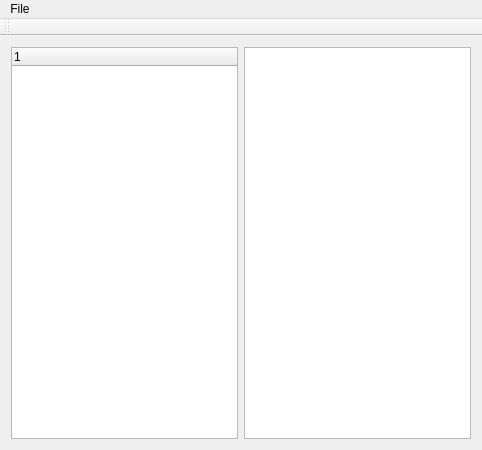
<?xml version="1.0" encoding="UTF-8"?>
<ui version="4.0">
 <class>MainWindow</class>
 <widget class="QMainWindow" name="MainWindow">
  <property name="geometry">
   <rect>
    <x>0</x>
    <y>0</y>
    <width>482</width>
    <height>450</height>
   </rect>
  </property>
  <property name="windowTitle">
   <string>MainWindow</string>
  </property>
  <widget class="QWidget" name="centralWidget">
   <layout class="QHBoxLayout" name="horizontalLayout">
    <item>
     <widget class="QTreeWidget" name="projectTreeWidget">
      <column>
       <property name="text">
        <string notr="true">1</string>
       </property>
      </column>
     </widget>
    </item>
    <item>
     <widget class="QTextBrowser" name="textBrowser"/>
    </item>
   </layout>
  </widget>
  <widget class="QMenuBar" name="menuBar">
   <property name="geometry">
    <rect>
     <x>0</x>
     <y>0</y>
     <width>482</width>
     <height>25</height>
    </rect>
   </property>
   <widget class="QMenu" name="menuFile">
    <property name="title">
     <string>File</string>
    </property>
    <addaction name="actionNew_project"/>
    <addaction name="actionLoad_Project"/>
   </widget>
   <addaction name="menuFile"/>
  </widget>
  <widget class="QToolBar" name="mainToolBar">
   <property name="enabled">
    <bool>false</bool>
   </property>
   <attribute name="toolBarArea">
    <enum>TopToolBarArea</enum>
   </attribute>
   <attribute name="toolBarBreak">
    <bool>false</bool>
   </attribute>
  </widget>
  <action name="actionNew_project">
   <property name="text">
    <string>New project</string>
   </property>
  </action>
  <action name="actionLoad_Project">
   <property name="text">
    <string>Load Project</string>
   </property>
  </action>
 </widget>
 <layoutdefault spacing="6" margin="11"/>
 <resources/>
 <connections/>
</ui>
